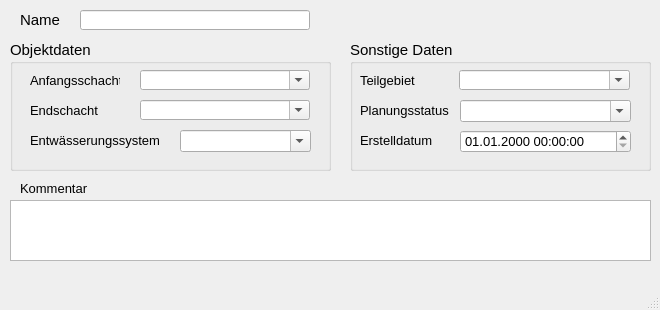
<?xml version="1.0" encoding="UTF-8"?>
<ui version="4.0">
 <class>MainWindow</class>
 <widget class="QMainWindow" name="MainWindow">
  <property name="geometry">
   <rect>
    <x>0</x>
    <y>0</y>
    <width>660</width>
    <height>310</height>
   </rect>
  </property>
  <property name="minimumSize">
   <size>
    <width>660</width>
    <height>310</height>
   </size>
  </property>
  <property name="font">
   <font>
    <family>Tahoma</family>
    <pointsize>10</pointsize>
   </font>
  </property>
  <property name="windowTitle">
   <string>Schieber</string>
  </property>
  <widget class="QWidget" name="centralwidget">
   <widget class="QLabel" name="label">
    <property name="geometry">
     <rect>
      <x>20</x>
      <y>10</y>
      <width>40</width>
      <height>20</height>
     </rect>
    </property>
    <property name="font">
     <font>
      <family>Tahoma</family>
      <pointsize>11</pointsize>
     </font>
    </property>
    <property name="text">
     <string>Name</string>
    </property>
   </widget>
   <widget class="QGroupBox" name="groupBox_3">
    <property name="geometry">
     <rect>
      <x>350</x>
      <y>40</y>
      <width>301</width>
      <height>131</height>
     </rect>
    </property>
    <property name="font">
     <font>
      <family>Tahoma</family>
      <pointsize>11</pointsize>
     </font>
    </property>
    <property name="title">
     <string>Sonstige Daten</string>
    </property>
    <widget class="QComboBox" name="teilgebiet">
     <property name="geometry">
      <rect>
       <x>109</x>
       <y>30</y>
       <width>171</width>
       <height>20</height>
      </rect>
     </property>
     <property name="font">
      <font>
       <family>Tahoma</family>
       <pointsize>10</pointsize>
      </font>
     </property>
     <property name="toolTip">
      <string>&lt;html&gt;&lt;head/&gt;&lt;body&gt;&lt;p&gt;zur Zuordnung auf ein selbstständig festgelegtes Teilgebiet&lt;/p&gt;&lt;/body&gt;&lt;/html&gt;</string>
     </property>
     <property name="statusTip">
      <string>zur Zuordnung auf ein selbstständig festgelegtes Teilgebiet</string>
     </property>
     <property name="editable">
      <bool>true</bool>
     </property>
    </widget>
    <widget class="QLabel" name="label_11">
     <property name="geometry">
      <rect>
       <x>10</x>
       <y>30</y>
       <width>71</width>
       <height>20</height>
      </rect>
     </property>
     <property name="font">
      <font>
       <family>Tahoma</family>
       <pointsize>10</pointsize>
      </font>
     </property>
     <property name="text">
      <string>Teilgebiet</string>
     </property>
     <property name="buddy">
      <cstring>simstatus</cstring>
     </property>
    </widget>
    <widget class="QComboBox" name="simstatus">
     <property name="geometry">
      <rect>
       <x>110</x>
       <y>60</y>
       <width>171</width>
       <height>22</height>
      </rect>
     </property>
     <property name="font">
      <font>
       <family>Tahoma</family>
       <pointsize>10</pointsize>
      </font>
     </property>
     <property name="toolTip">
      <string>&lt;html&gt;&lt;head/&gt;&lt;body&gt;&lt;p&gt;&lt;span style=&quot; font-family:'Calibri','sans-serif';&quot;&gt;aktueller Status (z.B. vorhanden, in Planung etc.)&lt;/span&gt;&lt;/p&gt;&lt;/body&gt;&lt;/html&gt;</string>
     </property>
     <property name="statusTip">
      <string>aktueller Status (z.B. vorhanden, in Planung etc.)</string>
     </property>
     <property name="editable">
      <bool>true</bool>
     </property>
    </widget>
    <widget class="QgsDateTimeEdit" name="createdat">
     <property name="geometry">
      <rect>
       <x>110</x>
       <y>90</y>
       <width>171</width>
       <height>23</height>
      </rect>
     </property>
     <property name="font">
      <font>
       <family>Tahoma</family>
       <pointsize>10</pointsize>
      </font>
     </property>
     <property name="currentSection">
      <enum>QDateTimeEdit::DaySection</enum>
     </property>
     <property name="displayFormat">
      <string>dd.MM.yyyy HH:mm:ss</string>
     </property>
    </widget>
    <widget class="QLabel" name="label_10">
     <property name="geometry">
      <rect>
       <x>10</x>
       <y>60</y>
       <width>111</width>
       <height>21</height>
      </rect>
     </property>
     <property name="font">
      <font>
       <family>Tahoma</family>
       <pointsize>10</pointsize>
      </font>
     </property>
     <property name="text">
      <string>Planungsstatus</string>
     </property>
     <property name="buddy">
      <cstring>simstatus</cstring>
     </property>
    </widget>
    <widget class="QLabel" name="label_71">
     <property name="geometry">
      <rect>
       <x>10</x>
       <y>90</y>
       <width>151</width>
       <height>21</height>
      </rect>
     </property>
     <property name="font">
      <font>
       <family>Tahoma</family>
       <pointsize>10</pointsize>
      </font>
     </property>
     <property name="text">
      <string>Erstelldatum</string>
     </property>
    </widget>
   </widget>
   <widget class="QGroupBox" name="groupBox_2">
    <property name="geometry">
     <rect>
      <x>10</x>
      <y>40</y>
      <width>321</width>
      <height>131</height>
     </rect>
    </property>
    <property name="font">
     <font>
      <family>Tahoma</family>
      <pointsize>11</pointsize>
     </font>
    </property>
    <property name="title">
     <string>Objektdaten</string>
    </property>
    <widget class="QComboBox" name="entwart">
     <property name="geometry">
      <rect>
       <x>170</x>
       <y>90</y>
       <width>131</width>
       <height>22</height>
      </rect>
     </property>
     <property name="font">
      <font>
       <family>Tahoma</family>
       <pointsize>10</pointsize>
      </font>
     </property>
     <property name="toolTip">
      <string>&lt;html&gt;&lt;head/&gt;&lt;body&gt;&lt;p&gt;vorh. Entwässerungssystem (z.B. Mischwasser, Regenwasser etc.)&lt;/p&gt;&lt;/body&gt;&lt;/html&gt;</string>
     </property>
     <property name="statusTip">
      <string>vorh. Entwässerungssystem (z.B. Mischwasser, Regenwasser etc.)</string>
     </property>
     <property name="editable">
      <bool>true</bool>
     </property>
    </widget>
    <widget class="QLabel" name="label_9">
     <property name="geometry">
      <rect>
       <x>20</x>
       <y>60</y>
       <width>100</width>
       <height>20</height>
      </rect>
     </property>
     <property name="font">
      <font>
       <family>Tahoma</family>
       <pointsize>10</pointsize>
      </font>
     </property>
     <property name="text">
      <string>Endschacht</string>
     </property>
    </widget>
    <widget class="QComboBox" name="schunten">
     <property name="geometry">
      <rect>
       <x>130</x>
       <y>60</y>
       <width>170</width>
       <height>20</height>
      </rect>
     </property>
     <property name="font">
      <font>
       <family>Tahoma</family>
       <pointsize>10</pointsize>
      </font>
     </property>
     <property name="toolTip">
      <string>&lt;html&gt;&lt;head/&gt;&lt;body&gt;&lt;p&gt;Name des unteren Schachts&lt;/p&gt;&lt;/body&gt;&lt;/html&gt;</string>
     </property>
     <property name="statusTip">
      <string>Name des unteren Schachts</string>
     </property>
     <property name="editable">
      <bool>true</bool>
     </property>
    </widget>
    <widget class="QComboBox" name="schoben">
     <property name="geometry">
      <rect>
       <x>130</x>
       <y>30</y>
       <width>170</width>
       <height>20</height>
      </rect>
     </property>
     <property name="font">
      <font>
       <family>Tahoma</family>
       <pointsize>10</pointsize>
      </font>
     </property>
     <property name="toolTip">
      <string>&lt;html&gt;&lt;head/&gt;&lt;body&gt;&lt;p&gt;Name des oberen Schachts&lt;/p&gt;&lt;/body&gt;&lt;/html&gt;</string>
     </property>
     <property name="statusTip">
      <string>Name des oberen Schachts</string>
     </property>
     <property name="editable">
      <bool>true</bool>
     </property>
    </widget>
    <widget class="QLabel" name="label_3">
     <property name="geometry">
      <rect>
       <x>20</x>
       <y>30</y>
       <width>90</width>
       <height>20</height>
      </rect>
     </property>
     <property name="font">
      <font>
       <family>Tahoma</family>
       <pointsize>10</pointsize>
      </font>
     </property>
     <property name="text">
      <string>Anfangsschacht</string>
     </property>
    </widget>
    <widget class="QLabel" name="label_51">
     <property name="geometry">
      <rect>
       <x>20</x>
       <y>90</y>
       <width>140</width>
       <height>20</height>
      </rect>
     </property>
     <property name="font">
      <font>
       <family>Tahoma</family>
       <pointsize>10</pointsize>
      </font>
     </property>
     <property name="text">
      <string>Entwässerungssystem</string>
     </property>
    </widget>
   </widget>
   <widget class="QLabel" name="label_22">
    <property name="geometry">
     <rect>
      <x>20</x>
      <y>180</y>
      <width>81</width>
      <height>16</height>
     </rect>
    </property>
    <property name="font">
     <font>
      <family>Tahoma</family>
      <pointsize>10</pointsize>
     </font>
    </property>
    <property name="text">
     <string>Kommentar</string>
    </property>
   </widget>
   <widget class="QTextEdit" name="kommentar">
    <property name="geometry">
     <rect>
      <x>10</x>
      <y>200</y>
      <width>641</width>
      <height>61</height>
     </rect>
    </property>
    <property name="font">
     <font>
      <family>Tahoma</family>
      <pointsize>10</pointsize>
     </font>
    </property>
    <property name="toolTip">
     <string>&lt;html&gt;&lt;head/&gt;&lt;body&gt;&lt;p&gt;&lt;span style=&quot; font-family:'Calibri','sans-serif';&quot;&gt;Platz für eigene Kommentare.&lt;/span&gt;&lt;/p&gt;&lt;/body&gt;&lt;/html&gt;</string>
    </property>
    <property name="statusTip">
     <string>Platz für eigene Kommentare.</string>
    </property>
   </widget>
   <widget class="QLineEdit" name="haltnam">
    <property name="geometry">
     <rect>
      <x>80</x>
      <y>10</y>
      <width>230</width>
      <height>20</height>
     </rect>
    </property>
    <property name="font">
     <font>
      <family>Tahoma</family>
      <pointsize>11</pointsize>
     </font>
    </property>
    <property name="toolTip">
     <string>&lt;html&gt;&lt;head/&gt;&lt;body&gt;&lt;p&gt;Eindeutige Bezeichnung&lt;/p&gt;&lt;/body&gt;&lt;/html&gt;</string>
    </property>
    <property name="statusTip">
     <string>Eindeutige Bezeichnung</string>
    </property>
   </widget>
  </widget>
  <widget class="QMenuBar" name="menubar">
   <property name="geometry">
    <rect>
     <x>0</x>
     <y>0</y>
     <width>660</width>
     <height>22</height>
    </rect>
   </property>
  </widget>
  <widget class="QStatusBar" name="statusbar"/>
 </widget>
 <customwidgets>
  <customwidget>
   <class>QgsDateTimeEdit</class>
   <extends>QDateTimeEdit</extends>
   <header>qgsdatetimeedit.h</header>
  </customwidget>
 </customwidgets>
 <resources/>
 <connections/>
</ui>
